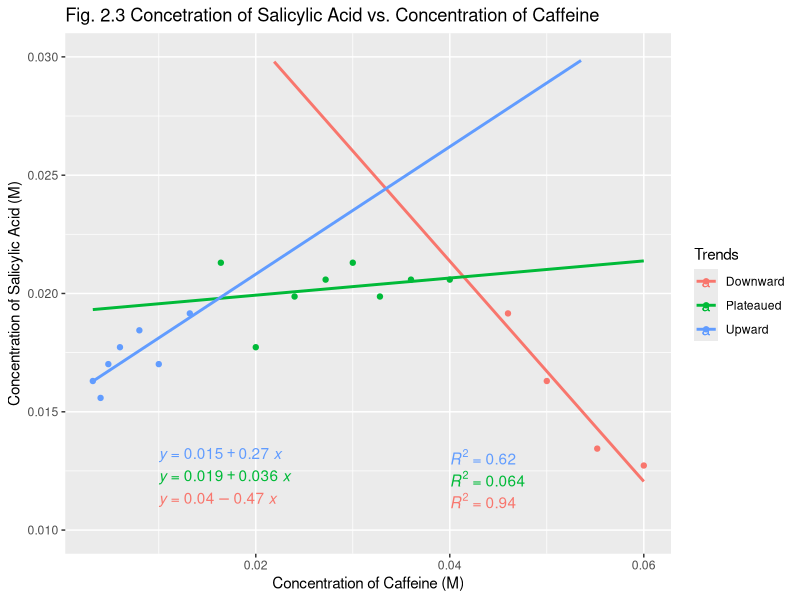
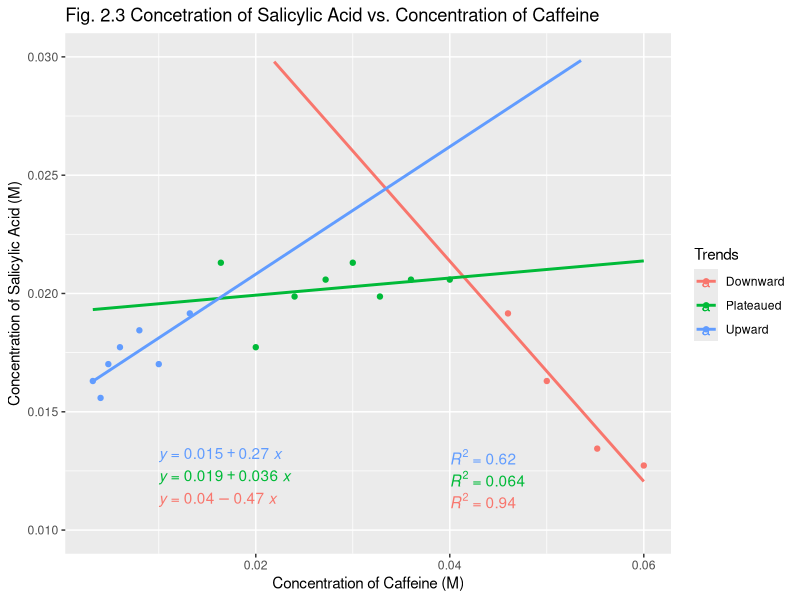

Here is the R script that generated these plots, in order:
library(ggplot2)
library(ggpubr)

absorbance <- c(
  # upward
  0.23, 0.22, 0.24, 0.25, 0.26, 0.24, 0.27,
  # plateaued
  0.3, 0.25, 0.28, 0.29, 0.3, 0.28, 0.29, 0.29,
  # downward
  0.27, 0.23, 0.19, 0.18
)
salicylate_conc_in_solution <- c()

# y = 280x + 0.0018
# dilution factor of 20 times
for (value in absorbance) {
  conc <- (value - 0.0018) / 280 * 20
  salicylate_conc_in_solution <- c(salicylate_conc_in_solution, conc)
}

stock_caffeine_added <- c(
  0.8, 1, 1.2, 1.5, 2, 2.5, 3.3, 4.1, 5, 6, 6.8,
  7.5, 8.2, 9, 10, 11.5, 12.5, 13.8, 15
)
caffeine_conc <- c()

for (value in stock_caffeine_added) {
  conc <- value / 1000 * 0.08 / (20 / 1000)
  caffeine_conc <- c(caffeine_conc, conc)
}

solubility_df <- data.frame(
  salicylate_conc_in_solution = salicylate_conc_in_solution,
  caffeine_conc = caffeine_conc,
  Trends = c(rep(c("Upward", "Plateaued", "Downward"), c(7, 8, 4)))
)

ggplot(
  data = solubility_df,
  aes(x = caffeine_conc, y = salicylate_conc_in_solution, color = Trends)
) +
geom_point() +
geom_smooth(method = "lm", fullrange = TRUE, se = FALSE) +
stat_regline_equation(label.x = 0.01, label.y.npc = "bottom") +
stat_regline_equation(
  aes(label = after_stat(rr.label)),
  label.x = 0.04,
  label.y.npc = "bottom"
) +
ylim(0.01, 0.03) +
ggtitle(
  "Fig. 2.3 Concetration of Salicylic Acid vs. Concentration of Caffeine"
) +
xlab("Concentration of Caffeine (M)") +
ylab("Concentration of Salicylic Acid (M)")

ggsave("fig_2.3.png")
